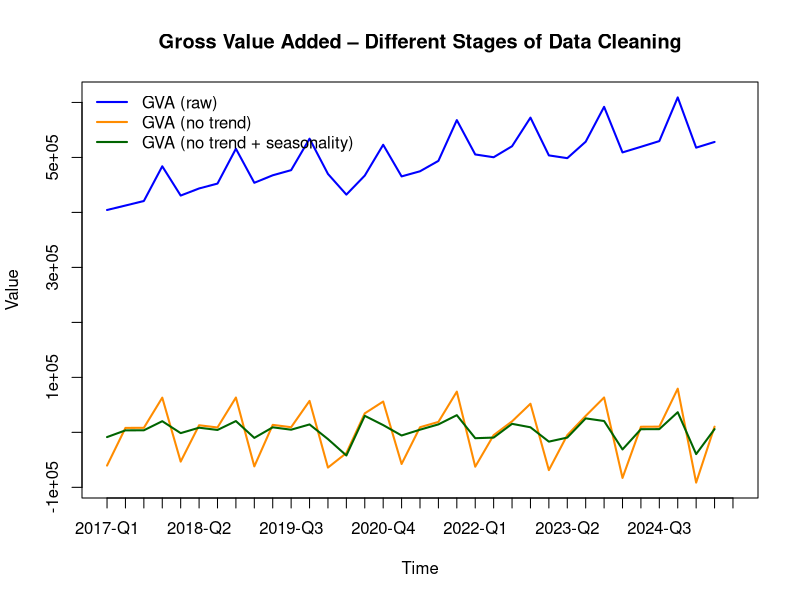

Write R code to recreate this figure.
# Load the dplyr library for data manipulation
# install.packages("dplyr")
library(dplyr)

# Read the GVA dataset from CSV
data <- read.csv(file = 'r/q_gva_2020_2015.csv', sep = ',')

# Transform current dataset to script from Labs 01
data$GVA <- data$Q_REAL_GVA_2020_2015

# Convert columns to numeric
data$YEAR <- as.numeric(data$YEAR)
data$GVA <- as.numeric(data$GVA)

# Inspect the dataset
data

# Initialize column for GVA with trend removed
data <- dplyr::mutate(data, GVA_no_trend = NA)

# View updated dataset
data

# Remove trend using first differences
for (i in 1:length(data$GVA_no_trend)) {
  if (i == 1) {
    data$GVA_no_trend[i] <- NA
  } else {
    data$GVA_no_trend[i] <- data$GVA[i] - data$GVA[i - 1]
  }
}

# Inspect data after detrending
data

# Calculate raw quarterly indicators for seasonality
raw_indicator_q1 <- mean(dplyr::filter(data, QUARTER == 1)$GVA_no_trend, na.rm = TRUE)
raw_indicator_q2 <- mean(dplyr::filter(data, QUARTER == 2)$GVA_no_trend, na.rm = TRUE)
raw_indicator_q3 <- mean(dplyr::filter(data, QUARTER == 3)$GVA_no_trend, na.rm = TRUE)
raw_indicator_q4 <- mean(dplyr::filter(data, QUARTER == 4)$GVA_no_trend, na.rm = TRUE)

raw_indicator_q1
raw_indicator_q2
raw_indicator_q3
raw_indicator_q4

# Calculate overall average of raw indicators
average_raw_indicator <- mean(c(raw_indicator_q1, raw_indicator_q2, raw_indicator_q3, raw_indicator_q4))

average_raw_indicator

# Compute cleaned quarterly indicators
cleaned_indicator_q1 <- raw_indicator_q1 - average_raw_indicator
cleaned_indicator_q2 <- raw_indicator_q2 - average_raw_indicator
cleaned_indicator_q3 <- raw_indicator_q3 - average_raw_indicator
cleaned_indicator_q4 <- raw_indicator_q4 - average_raw_indicator

cleaned_indicator_q1
cleaned_indicator_q2
cleaned_indicator_q3
cleaned_indicator_q4

# Initialize column for GVA with trend and seasonality removed
data <- dplyr::mutate(data, GVA_no_trend_seasonality = NA)

# Inspect dataset
data

# Remove seasonality by subtracting cleaned quarterly indicators
for (i in 1:length(data$GVA_no_trend_seasonality)) {
  if (data$QUARTER[i] == 1) {
    data$GVA_no_trend_seasonality[i] <- data$GVA_no_trend[i] - cleaned_indicator_q1
  } else if (data$QUARTER[i] == 2) {
    data$GVA_no_trend_seasonality[i] <- data$GVA_no_trend[i] - cleaned_indicator_q2
  } else if (data$QUARTER[i] == 3) {
    data$GVA_no_trend_seasonality[i] <- data$GVA_no_trend[i] - cleaned_indicator_q3
  } else if (data$QUARTER[i] == 4) {
    data$GVA_no_trend_seasonality[i] <- data$GVA_no_trend[i] - cleaned_indicator_q4
  }
}

# View data after removing trend and seasonality
data

# Filter dataset to include only observations from 2017 onwards
data <- dplyr::filter(data, data$YEAR >= 2017)

# Plot GVA at different stages of data cleaning
y_min <- min(data$GVA, data$GVA_no_trend, data$GVA_no_trend_seasonality, na.rm = TRUE)
y_max <- max(data$GVA, data$GVA_no_trend, data$GVA_no_trend_seasonality, na.rm = TRUE)

plot(1:length(data$GVA), data$GVA, type = "l", col = "blue", lwd = 2, 
     ylim = c(y_min, y_max), xlab = "Time", ylab = "Value", 
     main = "Gross Value Added – Different Stages of Data Cleaning", xaxt = "n")

axis(1, at = 1:length(data$TIME), labels = data$TIME)

par(new = TRUE)
plot(1:length(data$GVA_no_trend), data$GVA_no_trend, type = "l", col = "darkorange", 
     lwd = 2, ylim = c(y_min, y_max), axes = FALSE, xlab = "", ylab = "")

par(new = TRUE)
plot(1:length(data$GVA), data$GVA_no_trend_seasonality, type = "l", col = "darkgreen", 
     lwd = 2, ylim = c(y_min, y_max), axes = FALSE, xlab = "", ylab = "")

legend("topleft", legend = c("GVA (raw)", "GVA (no trend)", "GVA (no trend + seasonality)"), 
       col = c("blue", "darkorange", "darkgreen"), lwd = 2, bty = "n")

